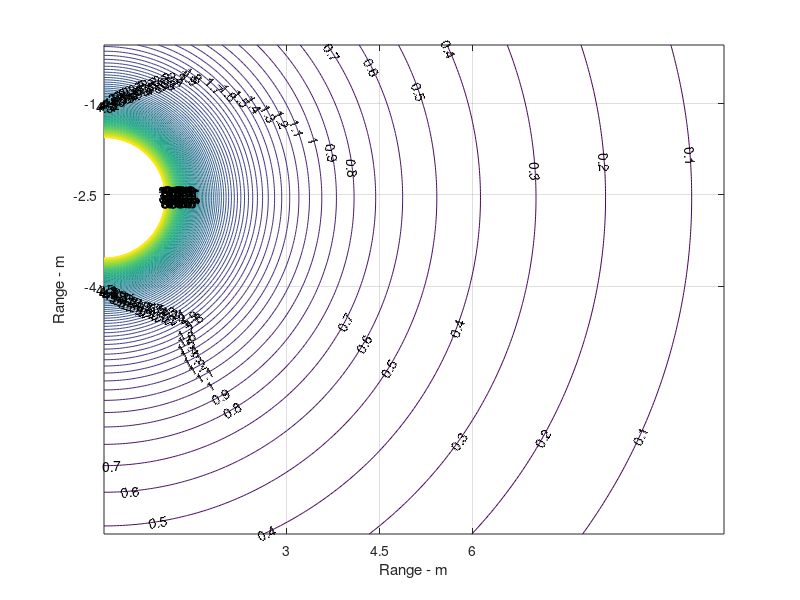

MATLAB code for this plot:
% AnalytR.m modifisert fra topol12B,7/9-20
% Analytisk løsning med sinusburst 6/9-20

%Topol12.m HH 14/10 B

%clear
tic
%%Inputparametre:
dt =  0.000015259;
f=59.4; %Hz
S=sin(2*pi*f*dt*(1:15000));
B=9405; %amplitude
d=2.5; %kildedyp i meter
dx=0.05;%  10cm oppløsning
dz=dx;%;
x=0:dx:10;
z=0:dz:8;
N=length(x);%Maksimalt antall steg horisontalt 20*15 m
M=length(z);% vertikalt
R2=-1;%Refleksjonskoeffisient
c=1500;% m/s
x2=x.^2;
c=1500;%vann
rho=1000;%vannets tethet
k=2*pi*f/c;

%Basisberegninger
for m=1:M
r1(:,m)=sqrt(x2+(z(m)-d)^2);
%r2(:,m)=sqrt(x2+(z(m)+d)^2);

% Eksakt topol -> p:, setter trykkamplituden i signalet til 1
f1(:,m)=exp(i*k*r1(:,m))./r1(:,m);
%f2(:,m)=exp(i*k*r2(:,m))./r2(:,m);
end
p=(f1 );%-f2); %fjernar overflatebidrag

% figure(1)
% %plott av trykkfeltet
 X=[1:N]*dx;% For plotting
Z=[1:M]*dz;

% [c,H]=contour(X,-Z,abs(B*p'),0:200:5000);
% title(['Pressure Pa,  AnalytR, frq = ' num2str(f) ' Hz, delta =  200  Pa, R = ' num2str(R2) ', d = ' num2str(d) ' m'])
% clabel(c,H);
% xlabel('Range -m')
% ylabel('Depth - m')
% grid
% set(gca,'xtick', [3 4.5 6],'ytick', [-4 -2.5 -1])

%Aksellerasjonen: gradienten av trykkfeltet
%  analytisk
for m=1:M

E1(:,m)=(i*k*r1(:,m)-1)./r1(:,m).^2.*f1(:,m);
%E2(:,m)=(i*k*r2(:,m)-1)./r2(:,m).^2.*f2(:,m);
Ax1(:,m)=E1(:,m).*x'; % x-aks for p1
%Ax2(:,m)=E2(:,m).*x'; % x-aks for p2
Az1(:,m)=E1(:,m).*(z(m)-d)';
%Az2(:,m)=E2(:,m).*(z(m)+d)';

Ax(:,m)=B*real(Ax1(:,m))/rho;
Az(:,m)=B*real(Az1(:,m))/rho;
Aks(:,m)=sqrt(real(Ax(:,m)).^2+real(Az(:,m)).^2);
%Aks(:,m)=sqrt(abs(Ax(:,m)).^2+abs(Az(:,m)).^2);
end

%figure(2)

[c,H]=contour(X,-Z,(Aks'),0:0.1:10);
%title(['Particle acceleration total- m/s^2, analytic, delta = 0.1 m/s2'])
clabel(c,H)
xlabel('Range - m')
ylabel('Range - m')
grid
set(gca,'xtick', [3 4.5 6],'ytick', [-4 -2.5 -1])

%digitalt:
%[az,ax]=gradient(abs(p),dx,dz);
[az,ax]=gradient(real(p),dx,dz);
% for n=1:N
% a(n,:)=sqrt(ax(n,:).^2+az(n,:).^2);
% end
% figure(3)
% [c,H]=contour(X,-Z,(B*a'/rho),0:0.1:3);
% title(['Particle acceleration total- m/s^2, numeric, delta=0.1 m/s2,'])
% clabel(c,H)
% xlabel('Range - m')
% ylabel('Range - m')
% grid
% set(gca,'xtick', [3 4.5 6],'ytick', [-4 -2.5 -1])
% 
% figure(4)
% j=2:201;l=2:161;
% [c,H]=contour(X(j),-Z(l),real(Ax(j,l)'),-3:0.1:3);
% title(['Particle acceleration x- m/s^2, analytic,'])
% clabel(c,H)
% xlabel('Range - m')
% ylabel('Range - m')
% grid
% set(gca,'xtick', [3 4.5 6],'ytick', [-4 -2.5 -1])
% 
% figure(5)
% j=2:201;l=2:161;
% [c,H]=contour(X(j),-Z(l),real(B*ax(j,l)'/rho),-3:0.1:3);
% title(['Particle acceleration x- m/s^2, numeric,'])
% clabel(c,H)
% xlabel('Range - m')
% ylabel('Range - m')
% grid
% set(gca,'xtick', [3 4.5 6],'ytick', [-4 -2.5 -1])
% 
% figure(6)
% [c,H]=contour(X(j),-Z(l),real(Az(j,l)'),-3:0.1:3);
% title(['Particle acceleration z- m/s^2, analytic,'])
% clabel(c,H)
% xlabel('Range - m')
% ylabel('Range - m')
% grid
% set(gca,'xtick', [3 4.5 6],'ytick', [-4 -2.5 -1])
% 
% figure(7)
% 
% [c,H]=contour(X(j),-Z(l),real(B*az(j,l)'/rho),-3:0.1:3);
% title(['Particle acceleration z- m/s^2, numeric,'])
% clabel(c,H)
% xlabel('Range - m')
% ylabel('Range - m')
% grid
% set(gca,'xtick', [3 4.5 6],'ytick', [-4 -2.5 -1])
% toc
